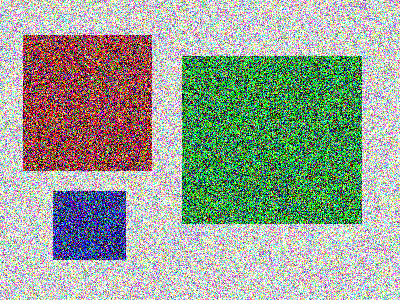
#> input picture pic2.png, 400 x 300 px
$ python find_the_lines.py --image ../pic2.png
#> lines starting #> are read from the running program, lines starting #| are printed output that depends on the picture; long printed decimals are rounded
### Company_Project/where_table.py
import cv2
import numpy as np
from PIL import Image
import math
import matplotlib.pyplot as plt
import os
import argparse
import pandas as pd

WIDTH = 20
Nsimilar = 40
similar = 15
Vsimilar = 10
same = 5
vert_line_bound = 450
hor_line_bound = 250
line_diff = 3

ap = argparse.ArgumentParser()
ap.add_argument("-i", "--image", required=True,
    help="path to input image")
ap.add_argument("-p", "--preprocess", type=str, default="thresh",
    help="type of preprocessing to be done")
args = vars(ap.parse_args())

#_______________________________________________________________________________

    # a kép tetején lévő 20 pixel magas sáv mozgó ablakokkal
def moving_window_vert():
    av_vert = []
    for i in range(0, image.shape[0],WIDTH):
        window = image[i:i+WIDTH,image.shape[1]-WIDTH:image.shape[1]]
        mean_color = window.mean(axis=0).mean(axis=0)
        mean_color = tuple(reversed(mean_color))
        av_vert.append(mean_color)
    return av_vert

#_______________________________________________________________________________

    # a kép jobboldalán lévő 20 pixel széles sáv mozgó ablakokkal
def moving_window_hor():
    av_hor = []
    for i in range(0, image.shape[1],WIDTH):
        window = image[0:WIDTH,i:i+WIDTH]
        mean_color = window.mean(axis=0).mean(axis=0)
        mean_color = tuple(reversed(mean_color))
        av_hor.append(mean_color)
    return av_hor

#_______________________________________________________________________________


    # a jobboldali sáv ábrázolásához
# [45 lines left out: functions create_RGB_for_vert_edge, create_RGB_for_hor_edge, create_plot_for_edges, not called in this run]


#_______________________________________________________________________________

   # az első körös döntéshez szükséges tömbök létrehozása
def create_right_up_both_arrays():
    right, up, both = [], [], []

    for i in range(1,len(av_vert)):
        for j in range(3):
            right.append(abs(av_vert[i][j]-av_vert[i-1][j]))
    for i in range(1,len(av_hor)):
        for j in range(3):
            up.append(abs(av_hor[i][j]-av_hor[i-1][j]))
    for i in range(len(av_hor)-1,1,-1):
        for j in range(3):
            both.append(abs(av_hor[i][j]-av_vert[i][j]))
    right = np.max(right)
    up = np.max(up)
    both = np.max(both)
    return right, up, both


#_______________________________________________________________________________


     # az első körös döntés
def create_right_up_both_guess():
    right, up, both = create_right_up_both_arrays()
    guess = ''
    corner = ''
    if right <Nsimilar and up >Nsimilar:
        guess = 'jobbra van asztal'
    elif right >Nsimilar and up<Nsimilar:
        guess = 'felül van asztal'
    elif right<Nsimilar and up<Nsimilar:
        guess = 'felül és jobbra van asztal'
    else:
        guess = 'nincs asztal'
    return guess,  right, up


#_______________________________________________________________________________


def show_image():
    image = cv2.imread(args["image"])
    cv2.imshow('image', image)
    cv2.waitKey(0)
    return image


#_______________________________________________________________________________


image=show_image()
#> in show_image, image is the input picture: shape (300, 400, 3); mean B, G, R 150, 164.4, 153.8
image_copy=image.copy()

av_vert=moving_window_vert()
#> the loop in moving_window_vert, `for i in range(0, image.shape[0],WIDTH):` made 15 passes
#> mean_color on passes 1 to 12: (205.7, 207.8, 203), (202.6, 203.6, 203.8), (203.9, 205, 208.1), (204.9, 203.3, 198.9), (202.3, 210.4, 209.5), (207.4, 207.5, 208.5), (206.7, 207.6, 206.8), (207.4, 203.6, 206.5), (207.1, 209, 207.8), (203.6, 210.6, 203.6), (212.8, 209.4, 204.2), (206.5, 208.1, 208.1)
#> pass 1, in moving_window_vert, `window = image[i:i+WIDTH,image.shape[1]-WIDTH:image.shape[1]]`:
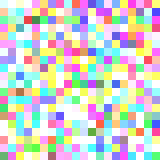
#> window: shape (20, 20, 3) (shown 8 times larger); mean B, G, R 203, 207.8, 205.7
#> pass 2, in moving_window_vert, `window = image[i:i+WIDTH,image.shape[1]-WIDTH:image.shape[1]]`:
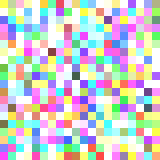
#> window: shape (20, 20, 3) (shown 8 times larger); mean B, G, R 203.8, 203.6, 202.6
#> pass 3, in moving_window_vert, `window = image[i:i+WIDTH,image.shape[1]-WIDTH:image.shape[1]]`:
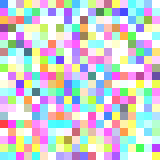
#> window: shape (20, 20, 3) (shown 8 times larger); mean B, G, R 208.1, 205, 203.9
#> after the loop in moving_window_vert, `for i in range(0, image.shape[0],WIDTH):`: av_vert = 15 items, first 6: (205.7, 207.8, 203), (202.6, 203.6, 203.8), (203.9, 205, 208.1), (204.9, 203.3, 198.9), (202.3, 210.4, 209.5), (207.4, 207.5, 208.5)
av_hor=moving_window_hor()
#> the loop in moving_window_hor, `for i in range(0, image.shape[1],WIDTH):` made 20 passes
#> mean_color on passes 1 to 12: (208.9, 204.3, 207.7), (205, 204.3, 203), (205.5, 208.4, 197.8), (204.2, 209.5, 204.3), (202.7, 208, 203.7), (208.9, 206.6, 202.7), (206.8, 202.4, 205.2), (203.7, 201.5, 202.9), (205.7, 203.6, 201.7), (205.8, 207.5, 201.9), (202.5, 206.3, 209), (206.1, 206.1, 205.2)
#> pass 1, in moving_window_hor, `window = image[0:WIDTH,i:i+WIDTH]`:
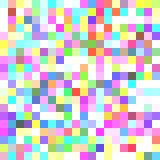
#> window: shape (20, 20, 3) (shown 8 times larger); mean B, G, R 207.7, 204.3, 208.9
#> pass 2, in moving_window_hor, `window = image[0:WIDTH,i:i+WIDTH]`:
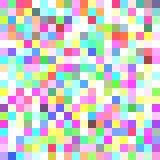
#> window: shape (20, 20, 3) (shown 8 times larger); mean B, G, R 203, 204.3, 205
#> pass 3, in moving_window_hor, `window = image[0:WIDTH,i:i+WIDTH]`:
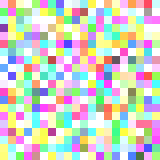
#> window: shape (20, 20, 3) (shown 8 times larger); mean B, G, R 197.8, 208.4, 205.5
#> after the loop in moving_window_hor, `for i in range(0, image.shape[1],WIDTH):`: av_hor = 20 items, first 6: (208.9, 204.3, 207.7), (205, 204.3, 203), (205.5, 208.4, 197.8), (204.2, 209.5, 204.3), (202.7, 208, 203.7), (208.9, 206.6, 202.7)
av_vert=np.asarray(av_vert)
#> av_vert = 15 rows, first 8: [205.7, 207.8, 203], [202.6, 203.6, 203.8], [203.9, 205, 208.1], [204.9, 203.3, 198.9], [202.3, 210.4, 209.5], [207.4, 207.5, 208.5], [206.7, 207.6, 206.8], [207.4, 203.6, 206.5]
av_hor=np.asarray(av_hor)
#> av_hor = 20 rows, first 8: [208.9, 204.3, 207.7], [205, 204.3, 203], [205.5, 208.4, 197.8], [204.2, 209.5, 204.3], [202.7, 208, 203.7], [208.9, 206.6, 202.7], [206.8, 202.4, 205.2], [203.7, 201.5, 202.9]

#create_plot_for_edges()
guess,  right, up=create_right_up_both_guess()
#> the loop in create_right_up_both_arrays, `for i in range(1,len(av_vert)):` made 14 passes
#> after the loop in create_right_up_both_arrays, `for i in range(1,len(av_vert)):`: right = 42 values, max 12.42 at index 39, min 0.105 at index 16, mean 3.48
#> the loop in create_right_up_both_arrays, `for i in range(1,len(av_hor)):` made 19 passes
#> after the loop in create_right_up_both_arrays, `for i in range(1,len(av_hor)):`: up = 57 values, max 12.16 at index 36, min 0.07 at index 1, mean 3.43
#> the loop in create_right_up_both_arrays, `for i in range(len(av_hor)-1,1,-1):` made 1 pass
#> i on pass 1: 19
#> after the loop in create_right_up_both_arrays, `for i in range(len(av_hor)-1,1,-1):`: both = []
print(guess, right, up)

### Company_Project/find_the_lines.py
import cv2
import numpy as np
from PIL import Image
import math
import matplotlib.pyplot as plt
import os
import argparse
import pandas as pd
#> (the run stopped early here; a loop or call above may not have finished)

$ run again, on gradient.png
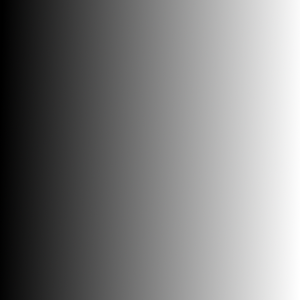
#> input picture gradient.png, 300 x 300 px
#> in show_image, image is the input picture: shape (300, 300, 3); mean B, G, R 126.5, 126.5, 126.5
#> the loop in moving_window_vert, `for i in range(0, image.shape[0],WIDTH):` made 15 passes
#> mean_color on passes 1 to 8: (242.2, 242.1, 242.2), (242.5, 242.5, 242.5), (242.8, 242.8, 242.8), (243.1, 243.1, 243.1), (243.4, 243.4, 243.4), (243.8, 243.8, 243.8), (244.1, 244.1, 244.1), (244.4, 244.4, 244.4)
#> after the loop in moving_window_vert, `for i in range(0, image.shape[0],WIDTH):`: av_vert = 15 items, first 6: (242.2, 242.1, 242.2), (242.5, 242.5, 242.5), (242.8, 242.8, 242.8), (243.1, 243.1, 243.1), (243.4, 243.4, 243.4), (243.8, 243.8, 243.8)
#> the loop in moving_window_hor, `for i in range(0, image.shape[1],WIDTH):` made 15 passes
#> mean_color on passes 1 to 8: (6.49, 6.49, 6.48), (23.21, 23.19, 23.19), (40.02, 40.04, 40.03), (56.88, 56.88, 56.9), (73.75, 73.73, 73.72), (90.55, 90.56, 90.57), (107.4, 107.4, 107.4), (124.2, 124.2, 124.2)
#> after the loop in moving_window_hor, `for i in range(0, image.shape[1],WIDTH):`: av_hor = 15 items, first 6: (6.49, 6.49, 6.48), (23.21, 23.19, 23.19), (40.02, 40.04, 40.03), (56.88, 56.88, 56.9), (73.75, 73.73, 73.72), (90.55, 90.56, 90.57)
#> `av_vert=np.asarray(av_vert)`: av_vert = 15 rows, first 8: [242.2, 242.1, 242.2], [242.5, 242.5, 242.5], [242.8, 242.8, 242.8], [243.1, 243.1, 243.1], [243.4, 243.4, 243.4], [243.8, 243.8, 243.8], [244.1, 244.1, 244.1], [244.4, 244.4, 244.4]
#> `av_hor=np.asarray(av_hor)`: av_hor = 15 rows, first 8: [6.49, 6.49, 6.48], [23.21, 23.19, 23.19], [40.02, 40.04, 40.03], [56.88, 56.88, 56.9], [73.75, 73.73, 73.72], [90.55, 90.56, 90.57], [107.4, 107.4, 107.4], [124.2, 124.2, 124.2]
#> the loop in create_right_up_both_arrays, `for i in range(1,len(av_vert)):` made 14 passes
#> after the loop in create_right_up_both_arrays, `for i in range(1,len(av_vert)):`: right = 42 values, max 0.395 at index 13, min 0.24 at index 10, mean 0.328
#> the loop in create_right_up_both_arrays, `for i in range(1,len(av_hor)):` made 14 passes
#> after the loop in create_right_up_both_arrays, `for i in range(1,len(av_hor)):`: up = 42 values, max 16.91 at index 39, min 16.7 at index 1, mean 16.83
#> the loop in create_right_up_both_arrays, `for i in range(len(av_hor)-1,1,-1):` made 13 passes
#> i on passes 1, 2, 3, 4, 5, 6, 7, 9: 14, 13, 12, 11, 10, 9, 8, 6
#> after the loop in create_right_up_both_arrays, `for i in range(len(av_hor)-1,1,-1):`: both = 39 values, max 202.8 at index 38, min 4.58 at index 2, mean 103.7
#> in create_right_up_both_arrays, `right = np.max(right)`: right = 0.395
#> in create_right_up_both_arrays, `up = np.max(up)`: up = 16.91
#> in create_right_up_both_arrays, `both = np.max(both)`: both = 202.8
#> in create_right_up_both_guess, `right, up, both = create_right_up_both_arrays()`: right = 0.395; up = 16.91; both = 202.8
#> `guess,  right, up=create_right_up_both_guess()`: guess = 'felül és jobbra van asztal'; right = 0.395; up = 16.91
#| felül és jobbra van asztal 0.395 16.907
#> in crop_image_vert_middle, `gray_level_vert_middle = np.zeros((len(arr_vert_middle[1]),), float)`: gray_level_vert_middle = 300 values from 0 to 0
#> after the loop in crop_image_vert_middle, `for i in range(len(arr_vert_middle[1])):`: gray_level_vert_middle = 300 values, max 4804 at index 299, min 101 at index 0, mean 2567.7
#> in create_function, `func = np.zeros((len(stripe), ), float)`: func = 300 values from 0 to 0
#> the loop in create_function, `for i in range(len(stripe)-1,1, -1):` made 298 passes
#> after the loop in create_function, `for i in range(len(stripe)-1,1, -1):`: func = 300 values, max 74 at index 16, min 0 at index 0, mean 19.59
#> vert_func_middle has the same summary as func in create_function
#> the loop in create_function (call 2), `for i in range(len(stripe)-1,1, -1):` made 298 passes
#> in find_second_vert_line, `func = create_function(stripe)`: func = 300 values, max 42 at index 172, min 0 at index 0, mean 9.47
#> in find_first_vert_line, `fun = create_function(stripe)`: fun has the same summary as func in find_second_vert_line
#> in find_first_vert_line, `l = len(stripe)`: l = 300
#> in find_second_vert_line, `coord_X, coord_Y = find_first_vert_line(stripe)`: coord_X = 299; coord_Y = 0
#> in find_second_vert_line, `l = len(stripe)`: l = 300
#> coord_X2 = 299
#> coord_y_middle = 0; coord_x_middle2 = 299; coord_y_middle2 = 0
#> in crop_image_vert_middle, `coords_middle = [coord_x_middle, coord_y_middle, coord_x_middle2,coord..`: coords_middle = [299, 0, 299, 0]
#> in crop_image_vert_bottom, `gray_level_vert_bottom = np.zeros((len(arr_vert_bottom[1]),), float)`: gray_level_vert_bottom = 300 values from 0 to 0
#> after the loop in crop_image_vert_bottom, `for i in range(len(arr_vert_bottom[1])):`: gray_level_vert_bottom = 300 values, max 4830 at index 299, min 129 at index 0, mean 2596.5
#> vert_func_bottom = 300 values, max 81 at index 9, min 0 at index 0, mean 19.7
#> coord_x_bottom = 299; coord_y_bottom = 18; coord_x_bottom2 = 299; coord_y_bottom2 = 0
#> in crop_image_vert_bottom, `coords_bottom = [coord_x_bottom, coord_y_bottom, coord_x_bottom2,coord..`: coords_bottom = [299, 18, 299, 0]
#> in find_vert_crop_coords, `w = coords_bottom[0]`: w = 299
#| 299
#> in crop_im_hor_front, `crop_img_hor_front = gray[0:, 0:WIDTH].copy()`:
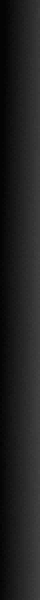
#> crop_img_hor_front: shape (300, 20) (shown 2 times larger); min 2, max 67, mean 32
#> in crop_im_hor_front, `gray_level_hor_front = np.zeros((len(arr_hor_front[:]),), float)`: gray_level_hor_front = 300 values from 0 to 0
#> after the loop in crop_im_hor_front, `for i in range(len(arr_hor_front[:])):`: gray_level_hor_front = 300 values, max 649 at index 299, min 460 at index 3, mean 578.9
#> hor_func_front = 300 values, max 26 at index 225, min 0 at index 0, mean 6.34
#> in find_second_hor_line, `func = create_function(stripe)`: func = 300 values, max 18 at index 130, min 0 at index 0, mean 4.6
#> in find_second_hor_line, `l = len(stripe)`: l = 300
#> in find_first_hor_line, `fun = create_function(stripe)`: fun has the same summary as func in find_second_hor_line
#> in draw_the_lines, `line_img=cv2.line(image, (0,h_next), (image.shape[0],h_next), (255,0,0..`:
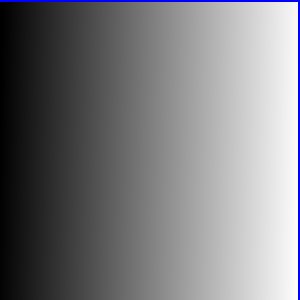
#> line_img: shape (300, 300, 3); mean B, G, R 127.4, 124.1, 124.1
